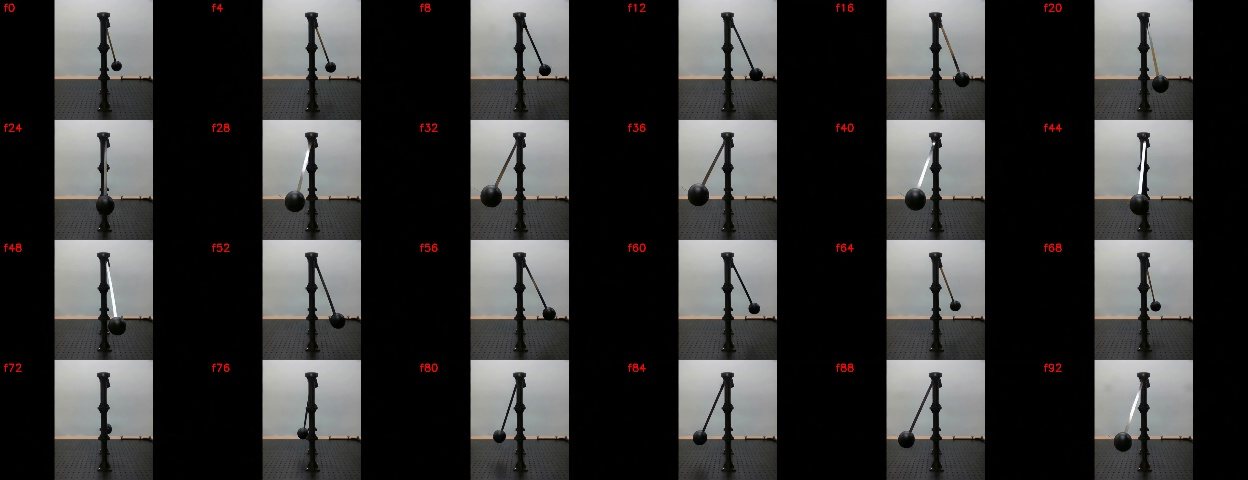
#> input picture work/agy-1/pend_acf_review/pend_A_fps24_93f_s1_sheet.jpg, 1248 x 480 px
$ python input_rodlen.py ../../../agy-1/pend_acf_review/pend_A_fps24_93f_s1_sheet.jpg
#> lines starting #> are read from the running program, lines starting #| are printed output that depends on the picture; after the words box and inside, x2 and y2 are one past the last pixel; in counts of white or black regions, pixels touching at a corner belong together
"""Tan-rod tip distance from the real pivot (326,118) on each input frame, using rodtrack's HSV tan mask,
restricted to a 12 px corridor around the original rod line and above the table edge (y < 262)."""
import cv2, numpy as np, json, sys
P = np.array([326.0, 118.0])
out = {}
for name, fn in [('orig', sys.argv[1]), ('L70', 'inp/pend10_mid_f93_L70.png'), ('L50', 'inp/pend10_mid_f93_L50.png')]:
    im = cv2.imread(fn)
#> im is the input picture: shape (480, 1248, 3); mean B, G, R 57.2, 57.8, 58
    h = cv2.cvtColor(im[40:275, 0:420], cv2.COLOR_BGR2HSV)
#> h: shape (235, 420, 3); mean H, S, V 30.5, 18.3, 58.6
    m = (h[..., 0] >= 6) & (h[..., 0] <= 26) & (h[..., 1] > 45) & (h[..., 2] > 90)
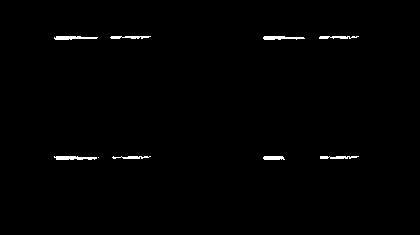
#> m: shape (235, 420) bool; 0.82% white; 9 white regions (1 under 20 px), largest, box (x1, y1, x2, y2) and area: (54, 156, 97, 160) 134, (54, 36, 98, 40) 126, (263, 36, 305, 40) 119
    ys, xs = np.nonzero(m); ys = ys + 40
#> after `ys, xs = np.nonzero(m)`: ys = 810 values from 36 to 159; xs = 810 values, max 358 at index 114, min 54 at index 115, mean 193.9
#> after `ys = ys + 40`: ys = 810 values from 76 to 199
    d = np.array([307 - 322, 258 - 127.0]); d /= np.linalg.norm(d)
    rel = np.c_[xs - 322, ys - 127.0]; along = rel @ d; perp = np.abs(rel @ np.array([-d[1], d[0]]))
#> after `rel = np.c_[xs - 322, ys - 127.0]`: rel = 810 pairs, first value -268 to 36, second value -51 to 72
#> after `along = rel @ d`: along = 810 values, max 101.8 at index 763, min -54.76 at index 114, mean 21.79
#> after `perp = np.abs(rel @ np.array([-d[1], d[0]]))`: perp = 810 values, max 271.9 at index 115, min 0.159 at index 90, mean 134
    k = (perp < 12) & (along > 15) & (ys > 130) & (ys < 262)
    pts = np.c_[xs[k], ys[k]]; dist = np.linalg.norm(pts - P, axis=1)
#> after `pts = np.c_[xs[k], ys[k]]`: pts = 20 rows, first 8: [320, 196], [321, 196], [322, 196], [323, 196], [324, 196], [325, 196], [326, 196], [320, 197]
#> after `dist = np.linalg.norm(pts - P, axis=1)`: dist = 20 values, max 80.22 at index 14, min 78 at index 6, mean 79.04
    tip = pts[np.argmax(dist)]
#> tip = [320, 198]
#> (the run stopped early here; a loop or call above may not have finished)
